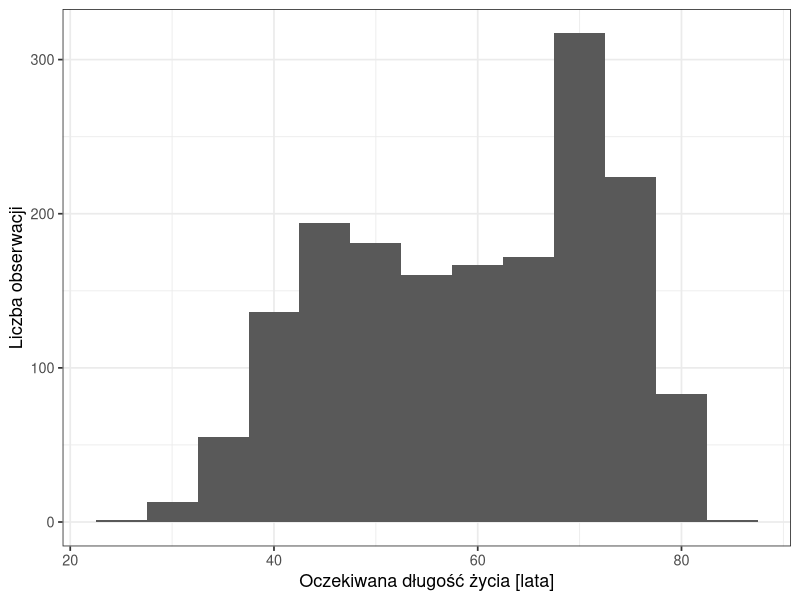
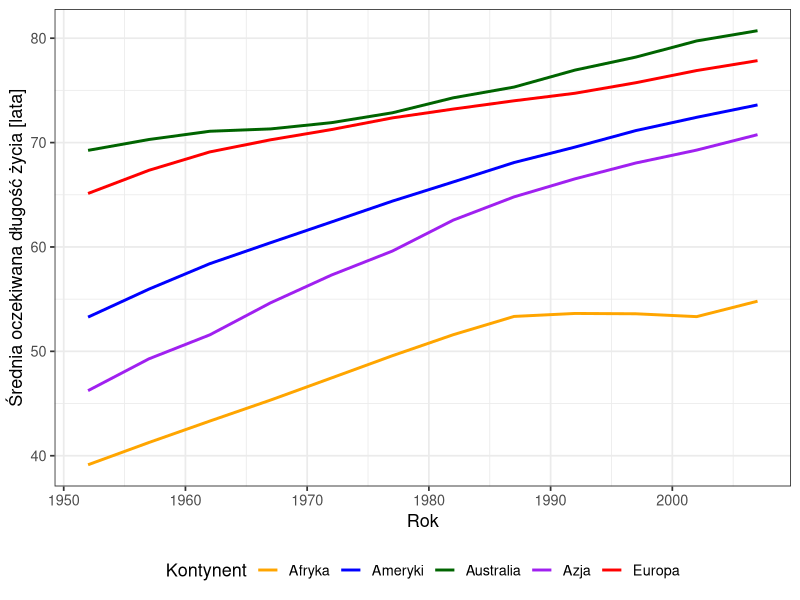

The R script that drew these images, in order:
## ---- chunk 1
#| message: false
# wczytanie pakietu tidyverse: zestawu pakietów do przetwarzania danych (dplyr)
# i tworzenia wykresów (ggplot2)
library(tidyverse)

# wczytanie pliku CSV i zapisanie tabeli jako obiektu o nazwie dane;
# ścieżka jest względna wobec folderu z plikiem .qmd
dane <- read.csv("dane/gapminder_regions.csv", encoding = "UTF-8")
## ---- chunk 2
# pierwsze 6 wierszy tabeli
head(dane)
## ---- chunk 3
# struktura tabeli: liczba obserwacji i kolumn, typ i pierwsze wartości każdej kolumny
str(dane)
## ---- chunk 4
# podsumowanie wszystkich kolumn tabeli
summary(dane)
## ---- chunk 5
# zamiana wszystkich kolumn tekstowych na zmienne typu factor (zmienne jakościowe)
dane <- dane |>
  mutate(across(where(is.character), as.factor))
## ---- chunk 6
# podsumowanie zmiennej jakościowej: liczba obserwacji w każdej kategorii
summary(dane$kontynent)
## ---- chunk 7
# podsumowanie zmiennej ilościowej: minimum, kwartyle, mediana, średnia i maksimum
summary(dane$lifeExp)
## ---- chunk 8
#| R.options:
#|   width: 120
# miary położenia i zmienności oczekiwanej długości życia;
# każda wartość zaokrąglona do 1 miejsca po przecinku
dane |>
  summarise(
    n = n(),                                        # liczba obserwacji
    srednia = round(mean(lifeExp), 1),              # średnia arytmetyczna
    mediana = round(median(lifeExp), 1),            # mediana
    q1 = round(quantile(lifeExp, 0.25), 1),         # pierwszy kwartyl
    q3 = round(quantile(lifeExp, 0.75), 1),         # trzeci kwartyl
    minimum = round(min(lifeExp), 1),               # wartość najmniejsza
    maksimum = round(max(lifeExp), 1),              # wartość największa
    rozstep = round(max(lifeExp) - min(lifeExp), 1),   # rozstęp: maksimum - minimum
    odch_std = round(sd(lifeExp), 1),               # odchylenie standardowe
    iqr = round(IQR(lifeExp), 1),                   # rozstęp kwartylowy: Q3 - Q1
    wsp_zmiennosci = round(sd(lifeExp) / mean(lifeExp) * 100, 1)   # współczynnik zmienności [%]
  )
## ---- chunk 9
#| label: fig-swiat-histogram
#| fig-cap: "Rozkład oczekiwanej długości życia, 142 kraje, lata 1952–2007"
# histogram oczekiwanej długości życia
ggplot(dane, aes(x = lifeExp)) +                    # dane i mapowanie: lifeExp na osi X
  geom_histogram(binwidth = 5) +                    # histogram, przedziały o szerokości 5 lat
  labs(x = "Oczekiwana długość życia [lata]",       # podpis osi X
       y = "Liczba obserwacji") +                   # podpis osi Y
  theme_bw(base_size = 13)                          # motyw: białe tło i siatka, czcionka 13
## ---- chunk 10
# liczba obserwacji w przedziałach histogramu; granice przedziałów co 5 lat
dane |>
  mutate(przedzial = cut(lifeExp, breaks = seq(22.5, 87.5, by = 5))) |>
  count(przedzial)
## ---- chunk 11
#| label: fig-zmiany-liniowy
#| fig-cap: "Średnia oczekiwana długość życia na kontynentach w latach 1952–2007"
# średnia oczekiwana długość życia w kolejnych latach, osobna linia dla każdego kontynentu
ggplot(dane, aes(x = year, y = lifeExp, colour = kontynent)) +
  stat_summary(fun = mean, geom = "line", linewidth = 1) +   # linie średnich, grubość 1
  scale_colour_manual(                                       # kolory linii ustalone ręcznie
    values = c(
      "Afryka" = "orange",
      "Ameryki" = "blue",
      "Australia" = "darkgreen",
      "Azja" = "purple",
      "Europa" = "red"
    )
  ) +
  labs(
    x = "Rok",
    y = "Średnia oczekiwana długość życia [lata]",
    colour = "Kontynent"                                     # tytuł legendy
  ) +
  theme_bw(base_size = 13) +
  theme(legend.position = "bottom")                          # legenda pod wykresem
## ---- chunk 12
# średnia oczekiwana długość życia na kontynentach w 1952 i 2007 roku oraz przyrost
dane |>
  filter(year %in% c(1952, 2007)) |>
  group_by(kontynent, year) |>
  summarise(srednia = mean(lifeExp), .groups = "drop") |>
  pivot_wider(names_from = year, values_from = srednia, names_prefix = "r") |>
  mutate(przyrost = r2007 - r1952)
## ---- chunk 13
# średnia oczekiwana długość życia w Afryce od 1987 roku
dane |>
  filter(kontynent == "Afryka", year >= 1987) |>
  group_by(year) |>
  summarise(srednia = mean(lifeExp))
